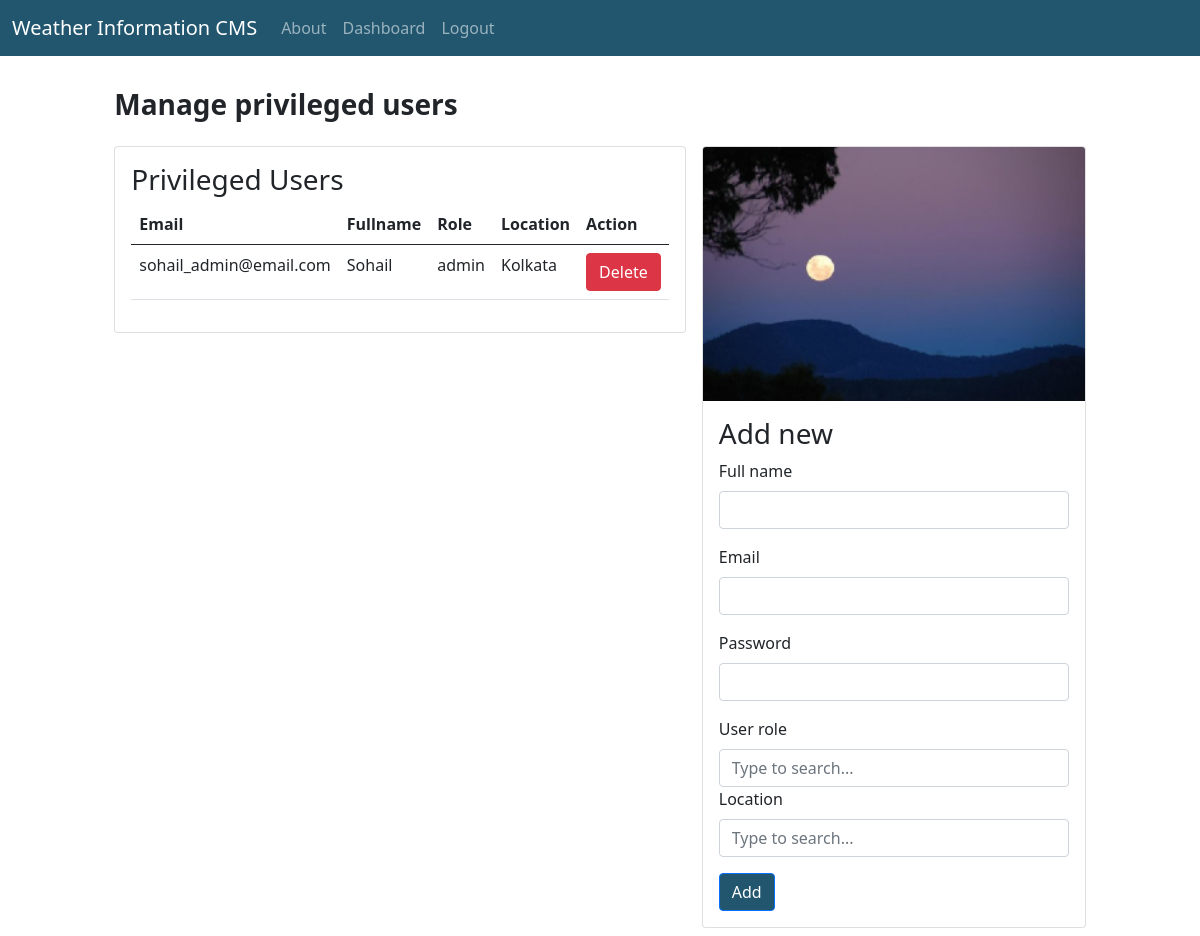
The app's page /manage/privUsers (signed in) with its own data.
### tables this page shows
CREATE TABLE users(
	email VARCHAR(255) NOT NULL UNIQUE,
	password VARCHAR(255) NOT NULL,
	fullname VARCHAR(255) NOT NULL,
	user_role VARCHAR(255) NOT NULL,
	location VARCHAR(255) NOT NULL
);

### app.py (the view)
@app.route('/manage/privUsers')
def managePrivUsers():
	if session['user_role'] != 'admin':
		return abort(403)
	all_priv_users = DBHelper.get_priv_users()
	supported_locations = DBHelper.get_supported_locations()
	return render_template('manage_users.html',page_title="Manage Weather Stations",all_priv_users=all_priv_users,supported_locations=supported_locations)

### AuxClasses.py (called while the page is built)
	@staticmethod
	def get_connection():
		conn = sqlite3.connect('wis_database.db',timeout=30)
		return conn

	@staticmethod
	def get_supported_locations():
		conn = DBHelper.get_connection()
		conn.row_factory = sqlite3.Row
		cur = conn.cursor()
		res = cur.execute("SELECT location FROM weather_stations").fetchall()
		conn.close()
		return res

	@staticmethod
	def get_priv_users():
		conn = DBHelper.get_connection()
		conn.row_factory = sqlite3.Row
		cur = conn.cursor()
		res = cur.execute("SELECT * FROM users WHERE user_role!='user'").fetchall()
		conn.close()
		return res

### templates/manage_users.html (shortened to what this page needs)
{% extends 'base.html' %}
{% block main_content %}
<br/>
<table style="margin-left: auto; margin-right: auto;" cellpadding="8rem">
	<thead>
		<tr>
			<th><h3><b>Manage privileged users</b></h3></th>
		</tr>
	</thead>
	<tr valign="top">
		<td>
			<div class="card" style="min-width: 24rem;">
		  <div class="card-body">
		  	<h3>Privileged Users</h3>
			<table class="table">
			  <thead>
			    <tr>
			      <th scope="col">Email</th>
			      <th scope="col">Fullname</th>
			      <th scope="col">Role</th>
			      <th scope="col">Location</th>
			      <th scope="col">Action</th>
			    </tr>
			  </thead>
			  <tbody>
			  	{% for row in all_priv_users %}
			    <tr>
			      <td>{{ row['email'] }}</td>
			      <td>{{ row['fullname'] }}</td>
			      <td>{{ row['user_role'] }}</td>
			      <td>{{ row['location'] }}</td>
			      <td><button id="delete_priv_user_button" type="button" class="btn btn-danger" onclick=this.style.opacity=0.8;this.innerText='Deleting...';delete_priv_user("{{ row['email'] }}")>Delete</button></td>
			    </tr>
			    {% endfor %}
			  </tbody>
			</table>
		  </div>
		</div>
		</td>
		<td>
			<div class="card" style="width: 24rem;">
			  <img src="{{ url_for('static',filename='images/clear_night.jpg') }}" class="card-img-top" alt="">
			  <div class="card-body">
			  	<h3>Add new</h3>
			    <div class="mb-3">
				    <label for="fullname" class="form-label">Full name</label>
				    <input type="form-text" class="form-control" id="fullname" aria-describedby="fullnameHelp" name="fullname" value="{{ request.form['fullname'] }}">
				  </div>
				  <div class="mb-3">
				    <label for="email" class="form-label">Email</label>
				    <input type="email" class="form-control" id="email" aria-describedby="emailHelp" name="email" value="{{ request.form['email'] }}">
				  </div>
				  <div class="mb-3">
				    <label for="password" class="form-label">Password</label>
				    <input type="password" class="form-control" id="password" aria-describedby="passwordHelp" name="password" value="{{ request.form['password'] }}">
				  </div>
				  <label for="user_role" class="form-label">User role</label>
					<input name="user_role" class="form-control" list="user_role_list" id="user_role" placeholder="Type to search...">
				  <div class="mb-3">
				    <label for="location" class="form-label">Location</label>
				    <input class="form-control" list="location_list" id="location" placeholder="Type to search..." name="location">
				  </div>
				  <button id="submit_new_priv_user_button" onclick="add_priv_user(document.getElementById('fullname').value,document.getElementById('email').value,document.getElementById('password').value,document.getElementById('user_role').value,document.getElementById('location').value)" type="submit" class="btn btn-primary" style="background-color: #21566e">Add</button>
  </div>
</div>
		</td>
	</tr>
</table>
{% endblock %}

### records on screen
users: email "sohail_admin@email.com", fullname "Sohail", user_role "admin", location "Kolkata"
